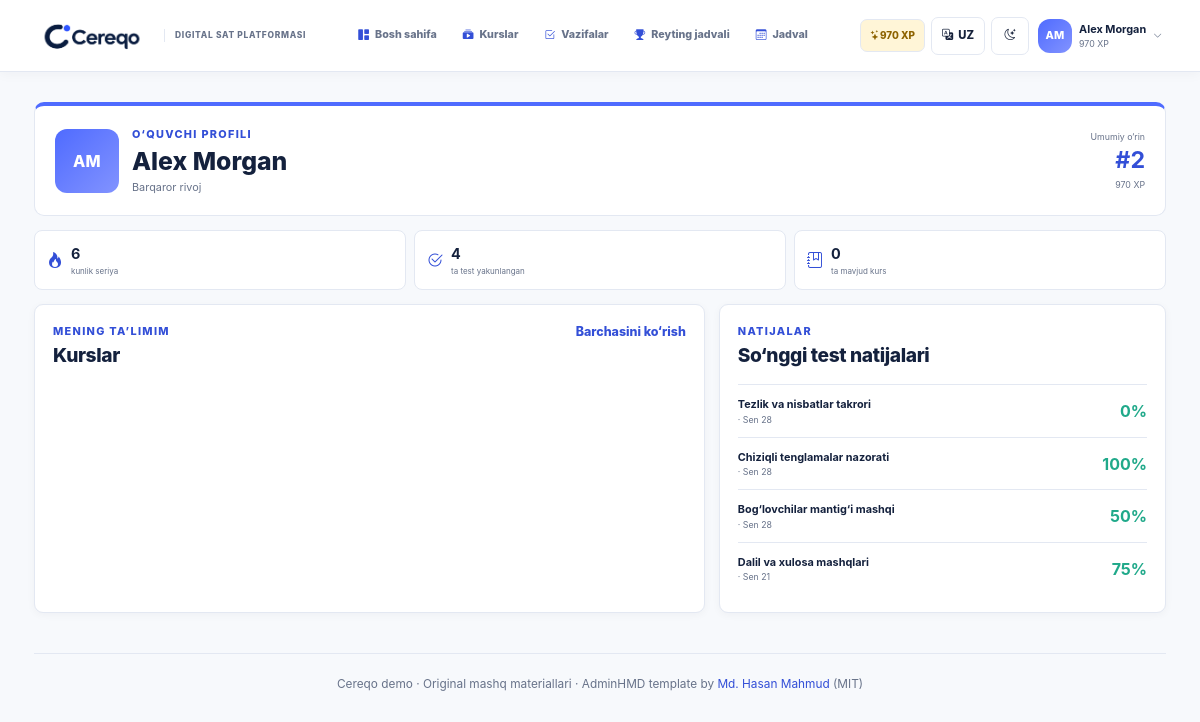
Before: /profile/ with the older database file.
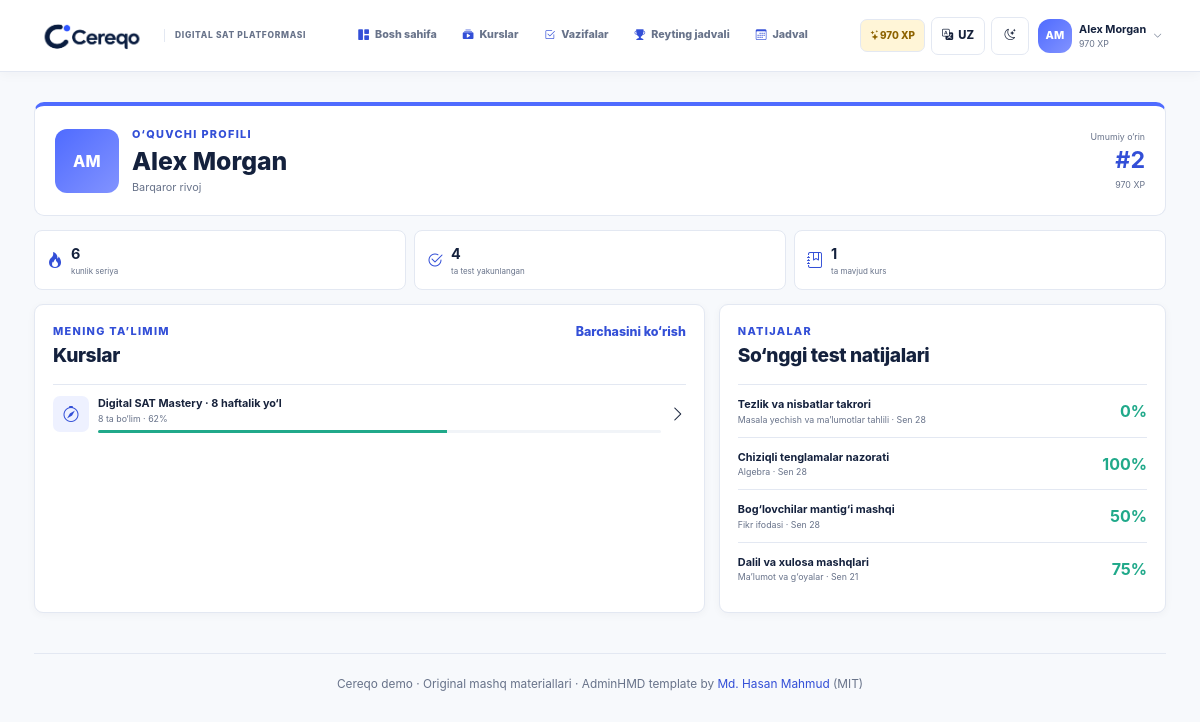
After: the same page with the newer database file.
### learning/models.py (models this page shows, shortened)
class Submission(models.Model):
    student = models.ForeignKey(Student, on_delete=models.CASCADE, related_name="submissions")
    homework = models.ForeignKey(Homework, on_delete=models.CASCADE, related_name="submissions")
    started_at = models.DateTimeField(auto_now_add=True)
    updated_at = models.DateTimeField(auto_now=True)
    submitted_at = models.DateTimeField(null=True, blank=True)
    score = models.PositiveSmallIntegerField(null=True, blank=True)
    points_awarded = models.PositiveSmallIntegerField(default=0)
    class Meta:
        constraints = [
            models.UniqueConstraint(fields=["student", "homework"], name="unique_student_homework")
        ]

class Homework(models.Model):
    lesson = models.OneToOneField(Lesson, on_delete=models.CASCADE, related_name="homework")
    section = models.OneToOneField(
        CourseSection, on_delete=models.CASCADE, related_name="checkpoint", null=True, blank=True
    )
    title = models.CharField(max_length=160)
    description = models.TextField()
    deadline = models.DateTimeField()
    max_points = models.PositiveSmallIntegerField(default=100)
    sort_order = models.PositiveSmallIntegerField(default=0)
    class Meta:
        ordering = ["sort_order", "deadline"]

class Course(models.Model):
    title = models.CharField(max_length=160)
    code = models.SlugField(max_length=60, unique=True)
    description = models.TextField()
    start_date = models.DateField()
    end_date = models.DateField()
    target_score = models.PositiveSmallIntegerField(default=1400)
    is_active = models.BooleanField(default=True)
    class Meta:
        ordering = ["-is_active", "start_date", "id"]
    @property
    def progress_percent(self):
        lessons = Lesson.objects.filter(section__course=self)
        total = lessons.count()
        return round(sum(lessons.values_list("progress_percent", flat=True)) / total) if total else 0

class CourseSection(models.Model):
    SUBJECT_CHOICES = [("math", "Math"), ("rw", "Reading & Writing")]
    course = models.ForeignKey(Course, on_delete=models.CASCADE, related_name="sections")
    title = models.CharField(max_length=160)
    domain = models.CharField(max_length=120)
    subject = models.CharField(max_length=10, choices=SUBJECT_CHOICES)
    description = models.TextField()
    start_date = models.DateField()
    end_date = models.DateField()
    order = models.PositiveSmallIntegerField(default=1)
    exam_weight_percent = models.PositiveSmallIntegerField(default=25)
    class Meta:
        ordering = ["course", "order", "id"]
        constraints = [
            models.UniqueConstraint(fields=["course", "order"], name="unique_course_section_order")
        ]

### learning/views.py (the view)
# urls.py: path("profile/", views.profile, name="profile"),
def profile(request):
    student = _student()
    courses = list(Course.objects.prefetch_related("sections__lessons").all())
    recent_submissions = student.submissions.select_related(
        "homework__section__course"
    ).filter(submitted_at__isnull=False).order_by("-submitted_at")[:5]
    completed_tasks = student.submissions.filter(submitted_at__isnull=False).count()
    return render(
        request,
        "learning/profile.html",
        {
            "active_nav": None,
            "student": student,
            "courses": courses,
            "recent_submissions": recent_submissions,
            "completed_tasks": completed_tasks,
        },
    )

### learning/context_processors.py (called while the page is built)
def demo_shell(request):
    student = Student.objects.filter(is_demo=True).first()
    return {"demo_student": student}

### learning/models.py (called while the page is built)
    @property
    def rank(self):
        return Student.objects.filter(points__gt=self.points).count() + 1

### learning/views.py (called while the page is built)
def _student():
    return get_object_or_404(Student, is_demo=True)

### templates/learning/profile.html (shortened to what this page needs)
{% extends 'base.html' %}{% load i18n %}
{% block content %}
<section class="profile-hero">
  <span class="avatar profile-avatar">{{ student.initials }}</span>
  <div><p class="eyebrow">{% translate "Learner profile" %}</p><h1>{{ student.name }}</h1><p>{% translate student.badge %}</p></div>
  <div class="profile-rank"><small>{% translate "Overall rank" %}</small><strong>#{{ student.rank }}</strong><span>{{ student.points }} XP</span></div>
</section>
<section class="profile-stat-grid">
  <article><i class="bi bi-fire"></i><span><strong>{{ student.streak }}</strong><small>{% translate "day streak" %}</small></span></article>
  <article><i class="bi bi-check2-circle"></i><span><strong>{{ completed_tasks }}</strong><small>{% translate "tests completed" %}</small></span></article>
  <article><i class="bi bi-journal-bookmark"></i><span><strong>{{ courses|length }}</strong><small>{% translate "available courses" %}</small></span></article>
</section>
<div class="profile-grid">
  <section class="surface-card profile-courses"><div class="section-title-row"><div><p class="eyebrow">{% translate "My learning" %}</p><h2>{% translate "Courses" %}</h2></div><a href="{% url 'learning:learn' %}">{% translate "View all" %}</a></div>{% for course in courses %}<a href="{% url 'learning:course_detail' course.id %}"><span class="course-mini-icon"><i class="bi bi-compass"></i></span><span><strong>{% translate course.title %}</strong><small>{{ course.sections.count }} {% translate "sections" %} · {{ course.progress_percent }}%</small><i class="mini-track"><b style="width:{{ course.progress_percent }}%"></b></i></span><i class="bi bi-chevron-right"></i></a>{% endfor %}</section>
  <section class="surface-card profile-results"><div class="section-title-row"><div><p class="eyebrow">{% translate "Performance" %}</p><h2>{% translate "Recent test results" %}</h2></div></div>{% for submission in recent_submissions %}<div class="result-row"><span><strong>{% translate submission.homework.title %}</strong><small>{% translate submission.homework.section.domain %} · {{ submission.submitted_at|date:'M j' }}</small></span><b>{{ submission.score }}%</b></div>{% empty %}<div class="empty-state"><i class="bi bi-clipboard-data"></i><p>{% translate "Completed tests will appear here." %}</p></div>{% endfor %}</section>
</div>
{% endblock %}

Changed rows visible on the page:
added Course: sections.count "8", progress_percent "62"
changed through a linked row, Submission "Tezlik va nisbatlar takrori": homework.domain (not shown) → "Masala yechish va ma’lumotlar tahlili"
changed through a linked row, Submission "Chiziqli tenglamalar nazorati": homework.domain (not shown) → "Algebra"
changed through a linked row, Submission "Bog‘lovchilar mantig‘i mashqi": homework.domain (not shown) → "Fikr ifodasi"
changed through a linked row, Submission "Sen 21": homework.domain (not shown) → "Ma’lumot va g‘oyalar"
Other visible differences:
{{ courses|length }}: "0" → "1"
